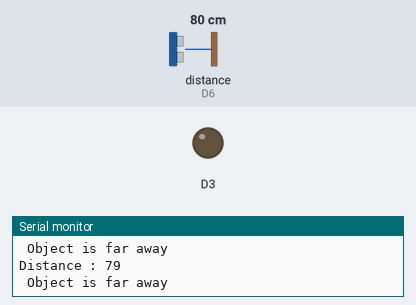
Bench run of a sketch on a simulated ESP8266 (NodeMCU). On the bench: output pins drawn as LEDs (lit = HIGH), the last lines printed to the serial monitor. Wiring (inferred from the names in the program): ultrasonic range finder: trigger D5; echo D6. The inputs (shaded band) are chosen by the test bench; at power-on: distance to the obstacle (sensor on D6) 80 cm. The echo pulse lasts 58.3 µs per cm; pins used as bus, display or sensor lines are not drawn.

Above: at 1.2 s.
1.3 s: distance to the obstacle (sensor on D6) set to 25 cm
2.8 s: distance to the obstacle (sensor on D6) set to 20 cm
At 3.7 s:
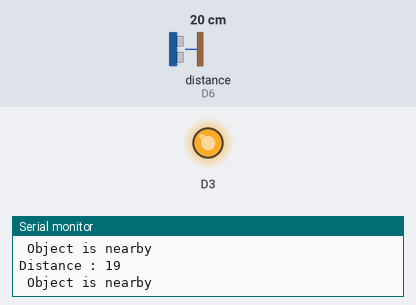
4.3 s: distance to the obstacle (sensor on D6) set to 35 cm
At 5.5 s:
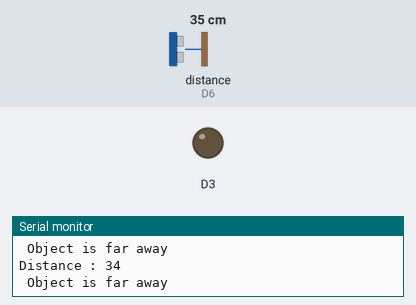
5.9 s: distance to the obstacle (sensor on D6) set to 2 cm
At 7.5 s:
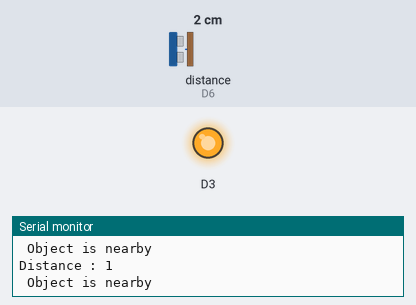
Timing chart, 0 to 8.5 s (numbered marks = the images above; inputs shaded):
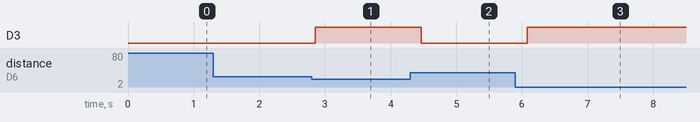

The sketch:

sonar.ino
```cpp
const int trigPin = D5;
const int echoPin = D6;
long duration;
int distance;

void setup() {
pinMode(trigPin,OUTPUT);
pinMode(echoPin,INPUT);
pinMode(D3,OUTPUT);
Serial.begin(9600);
}

void loop() {

  digitalWrite(trigPin,LOW);
  delayMicroseconds(200000);

  digitalWrite(trigPin,HIGH);
  delayMicroseconds(10);
  digitalWrite(trigPin,LOW);

  duration = pulseIn(echoPin,HIGH);
  distance = duration*0.034/2;
  Serial.print("Distance : ");
  Serial.println(distance);
  //delay(2000);
  if(distance<=20)
  {
    Serial.println(" Object is nearby");
    digitalWrite(D3,HIGH);
  }
  else
  {
  Serial.println(" Object is far away");
  digitalWrite(D3,LOW);
  }

}
```

Measured:
- the behaviour switches between 22 and 21 cm on distance to the obstacle (sensor on D6) (found by bisection; images 0 and 1)
- after the input at 2.8 s, D3: LOW → HIGH after 0.05 s
- after the input at 4.3 s, D3: HIGH → LOW after 0.17 s
- after the input at 5.9 s, D3: LOW → HIGH after 0.19 s
